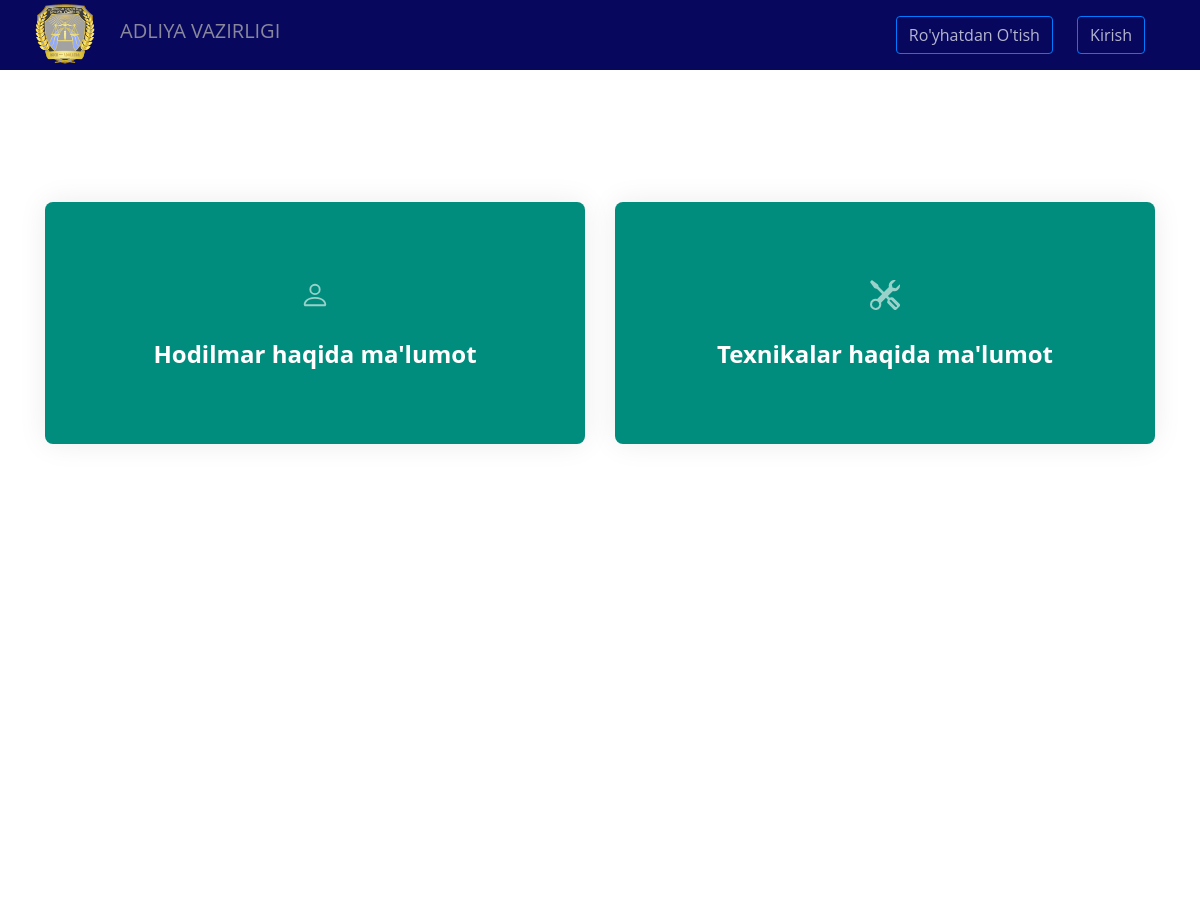
The page /region/2 on the database its author committed.
### home/models.py (models this page shows, shortened)
class Department(models.Model):
    name = models.CharField(max_length=250)
    region = models.ForeignKey(Region, on_delete=models.CASCADE)
    region_name = models.CharField(max_length=230)
    icon = models.IntegerField(default=1)

### home/views.py (the view)
# urls.py: path('region/<int:pk>', RegionDetailView.as_view(), name='region-detail'),
class RegionDetailView(DetailView):
    template_name = 'malumotlar/region.html'
    model = Region
    def get_context_data(self, **kwargs):
        context = super().get_context_data(**kwargs)
        context['department'] = Department.objects.filter(
            region=self.kwargs['pk'])
        return context

### template/malumotlar/region.html (shortened to what this page needs)
{% extends "base.html" %}
{% load static %}
{% block custom_css %}
<link rel="stylesheet" href="{% static '/css/meno.css' %}" type="text/css">
<link rel="stylesheet" href="{% static '/css/bootstrap/aos.css' %}" type="text/css">
<link rel="stylesheet" href="{% static '/css/bootstrap/bootstrap-icons.css' %}" type="text/css">
<link rel="stylesheet" href="{% static '/css/bootstrap/glightbox.min.css' %}" type="text/css">
<link rel="stylesheet" href="{% static '/css/bootstrap/swiper-bundle.min.css' %}" type="text/css">
<link rel="stylesheet" href="{% static '/css/bootstrap/main.css' %}" type="text/css">
<link href="https://cdn.jsdelivr.net/npm/bootstrap@5.2.0/dist/css/bootstrap.min.css" rel="stylesheet">
<link rel="stylesheet" href="{% static '/css/header/css/owl.carousel.min.css' %}" type="text/css">
<link rel="stylesheet" href="{% static '/css/header/css/bootstrap.min.css' %}" type="text/css">
<link rel="stylesheet" href="{% static '/css/header/css/style.css' %}" type="text/css">
<link rel="stylesheet" href="{% static '/css/header/css/style2.css' %}" type="text/css">
{% endblock %}
{% block menyu %}
<header class="site-navbar js-sticky-header site-navbar-target" role="banner" style="background-color: #07085d;">
  <div class="container">
    <div class="row align-items-center position-relative">
      <div class="site-logo">
        <a class="navbar-brand" href="{% url 'main' %}" style="display: flex; text-align: center;">
          <img width="70px" height="70px" src="{% static '/images/logo-new.png' %}" alt="">
          <h5 style="color: rgba(180, 177, 177, 0.756); padding: 20px;">Adliya Vazirligi
        </h5>
        </a>
      </div>
      <div class="col-12">
        <nav class="site-navigation text-right ml-auto " role="navigation">
          <ul class="site-menu main-menu js-clone-nav ml-auto d-none d-lg-block">
            {% if  user.is_anonymous %}
            <li style="padding: 0px 10px;" class="nav-item">
              <button type="button" class="btn btn-outline-primary">
                <a style="text-decoration: none; color: rgba(47, 113, 236, 0.818);" href="{% url 'register' %}"> Ro'yhatdan o'tish</a>
              </button>
            </li>
            <li style="padding: 0px 10px;" class="nav-item">
              <button type="button" class="btn btn-outline-primary">
                <a style="text-decoration: none; color: rgba(47, 113, 236, 0.818);" href="{% url 'login' %}">Kirish</a>
              </button>
            </li>
          {% endif %}
          </ul>
        </nav>
      </div>
    </div>
  </div>
</header>
{% endblock %}
{% block content %}
<section id="hero" class="hero" style="background-color: white;">
    <div class="container position-relative">
      <div class="row gy-4 mt-5">
        {% for item in department %}
        <div class="col-xl-6 col-md-6" data-aos="fade-up" data-aos-delay="100">
          <div class="icon-box">
            <div class="icon">
          </div>
            <h4 class="title"><a href="{% url 'department-detail' item.pk %}" class="stretched-link">{{item.name}}</a></h4>
          </div>
        </div>
        {% endfor %}
      </div>
  </div>
</section>
{% endblock %}

### static/css/style.css (style rules this page uses)
body { line-height: 1.2; font-family: "Poppins", sans-serif; -webkit-font-smoothing: antialiased; font-size: 15px; color: #6c6c86; }
h1, h2, h3, h4, h5, h6 { color: #000; font-family: "Noto Sans", sans-serif; font-weight: 700; line-height: 1.2; }
h4, .h4 { font-size: 24px; }
h5, .h5 { font-size: 18px; }
.icon { font-size: 40px; }
.btn { font-size: 15px; font-family: "Poppins", sans-serif; text-transform: capitalize; padding: 13px 45px; border-radius: 35px; font-weight: 600; border: 1px solid; position: relative; z-index: 1; transition: 0.2s ease; }
.btn-outline-primary { background: transparent; color: #fff; border-color: #1644ba; }
body { background-color: #fff; overflow-x: hidden; }
ol, ul { list-style-type: none; margin: 0px; }
img { vertical-align: middle; border: 0; }
a { color: white; }
a, a:hover, a:focus { text-decoration: none; }
a, button, select { cursor: pointer; transition: 0.2s ease; }
.icon-box { height: 100px; width: 100px; line-height: 100px; }

### static/css/header.css (style rules this page uses)
body { margin: 0; font-family: -apple-system,BlinkMacSystemFont,"Segoe UI",Roboto,"Helvetica Neue",Arial,sans-serif; font-size: 1rem; font-weight: 400; line-height: 1.5; color: #212529; background-color: #f7f7f7; }
a { color: #0a0a0a; text-decoration: none; }
li { list-style-type: none; }

### static/css/header/css/style.css (style rules this page uses)
body { font-family: "Open Sans", -apple-system, BlinkMacSystemFont, "Segoe UI", Roboto, "Helvetica Neue", Arial, "Noto Sans", sans-serif, "Apple Color Emoji", "Segoe UI Emoji", "Segoe UI Symbol", "Noto Color Emoji"; background-color: #fff; height: 200vh; position: relative; }
body:before { content: ""; position: absolute; top: 0; left: 0; right: 0; bottom: 0; background: rgba(0, 0, 0, 0.5); -webkit-transition: .3s all ease; -o-transition: .3s all ease; transition: .3s all ease; opacity: 0; visibility: hidden; z-index: 1; }
h1, h2, h3, h4, h5, h6, .h1, .h2, .h3, .h4, .h5, .h6 { font-family: "Open Sans", -apple-system, BlinkMacSystemFont, "Segoe UI", Roboto, "Helvetica Neue", Arial, "Noto Sans", sans-serif, "Apple Color Emoji", "Segoe UI Emoji", "Segoe UI Symbol", "Noto Color Emoji"; }
a { -webkit-transition: .3s all ease; -o-transition: .3s all ease; transition: .3s all ease; }
a, a:hover { text-decoration: none !important; }
.hero { height: 100vh; width: 100%; background-size: cover; background-position: center center; background-repeat: no-repeat; }
.site-navbar { margin-bottom: 0px; z-index: 1999; position: relative; width: 100%; padding: 1rem; }
.site-navbar .site-logo { position: absolute; font-size: 2rem; text-transform: uppercase; font-weight: 900; line-height: 0; margin: 0; padding: 0; z-index: 3; }
.site-navbar .site-navigation .site-menu { margin-bottom: 0; }
.site-navbar .site-navigation .site-menu a { text-decoration: none !important; display: inline-block; }
.site-navbar .site-navigation .site-menu > li { display: inline-block; }
.site-mobile-menu .site-nav-wrap { padding: 0; margin: 0; list-style: none; position: relative; }
.site-mobile-menu .site-nav-wrap a { padding: 10px 20px; display: block; position: relative; color: #fff; }
.site-mobile-menu .site-nav-wrap li { position: relative; display: block; }
.site-mobile-menu .site-nav-wrap > li { display: block; position: relative; float: left; width: 100%; }
.sticky-wrapper .site-navbar { -webkit-transition: .3s all ease; -o-transition: .3s all ease; transition: .3s all ease; }
.sticky-wrapper .site-navbar { background: #fff; }
.sticky-wrapper .site-navbar .site-logo a { color: #fff; }
.sticky-wrapper .site-navbar ul li a { color: rgba(255, 255, 255, 0.7) !important; }

### static/css/header/css/style2.css (style rules this page uses)
[class^="icon-"], [class*=" icon-"] { font-family: 'icomoon' !important; speak: none; font-style: normal; font-weight: normal; font-variant: normal; text-transform: none; line-height: 1; -webkit-font-smoothing: antialiased; -moz-osx-font-smoothing: grayscale; }

### rows shown on the page
Department: name "Hodilmar haqida ma'lumot"
Department: icon 1 (drawn), name "Texnikalar haqida ma'lumot"
